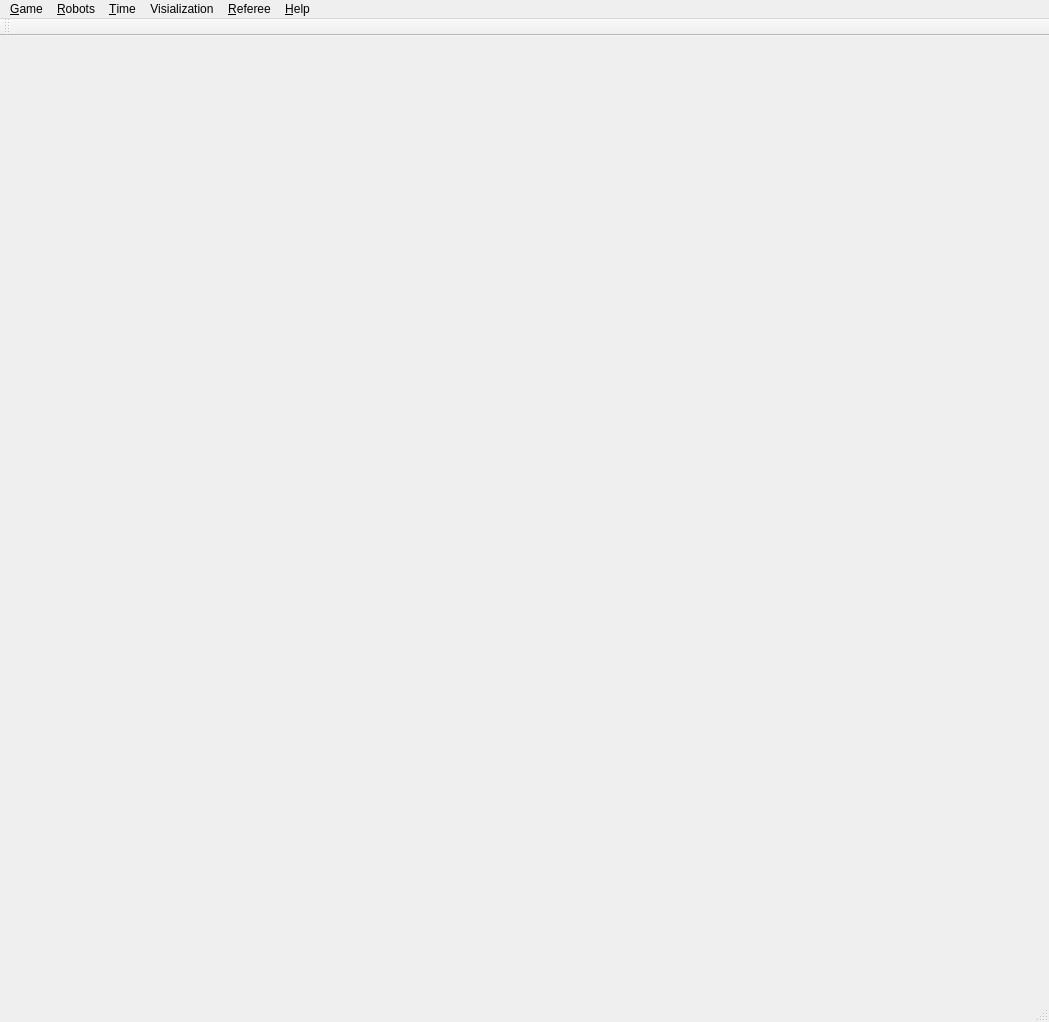
<?xml version="1.0" encoding="UTF-8"?>
<ui version="4.0">
 <class>MainWindow</class>
 <widget class="QMainWindow" name="MainWindow">
  <property name="geometry">
   <rect>
    <x>0</x>
    <y>0</y>
    <width>1049</width>
    <height>1022</height>
   </rect>
  </property>
  <property name="minimumSize">
   <size>
    <width>850</width>
    <height>600</height>
   </size>
  </property>
  <property name="windowTitle">
   <string>Sysmic Robotics</string>
  </property>
  <property name="windowIcon">
   <iconset>
    <normaloff>../../Downloads/search.png</normaloff>../../Downloads/search.png</iconset>
  </property>
  <widget class="QWidget" name="centralWidget"/>
  <widget class="QMenuBar" name="menuBar">
   <property name="geometry">
    <rect>
     <x>0</x>
     <y>0</y>
     <width>1049</width>
     <height>22</height>
    </rect>
   </property>
   <widget class="QMenu" name="menuGame">
    <property name="title">
     <string>&amp;Game</string>
    </property>
    <addaction name="action_Start"/>
   </widget>
   <widget class="QMenu" name="menukjdj">
    <property name="title">
     <string>&amp;Robots</string>
    </property>
   </widget>
   <widget class="QMenu" name="menuhdjk">
    <property name="title">
     <string>&amp;Time</string>
    </property>
   </widget>
   <widget class="QMenu" name="menujfdhs">
    <property name="title">
     <string>Visialization</string>
    </property>
    <addaction name="actionUse_camera"/>
    <addaction name="separator"/>
    <addaction name="actionUse_Grsim"/>
   </widget>
   <widget class="QMenu" name="menu_Help">
    <property name="title">
     <string>&amp;Help</string>
    </property>
   </widget>
   <widget class="QMenu" name="menuReferee">
    <property name="title">
     <string>&amp;Referee</string>
    </property>
   </widget>
   <addaction name="menuGame"/>
   <addaction name="menukjdj"/>
   <addaction name="menuhdjk"/>
   <addaction name="menujfdhs"/>
   <addaction name="menuReferee"/>
   <addaction name="menu_Help"/>
  </widget>
  <widget class="QToolBar" name="mainToolBar">
   <attribute name="toolBarArea">
    <enum>TopToolBarArea</enum>
   </attribute>
   <attribute name="toolBarBreak">
    <bool>false</bool>
   </attribute>
  </widget>
  <widget class="QStatusBar" name="statusBar"/>
  <action name="action_Start">
   <property name="text">
    <string>&amp;Start</string>
   </property>
  </action>
  <action name="actionUse_camera">
   <property name="checkable">
    <bool>true</bool>
   </property>
   <property name="text">
    <string>Use camera</string>
   </property>
   <property name="shortcut">
    <string>F5</string>
   </property>
  </action>
  <action name="actionUse_Grsim">
   <property name="text">
    <string>Use Grsim</string>
   </property>
   <property name="shortcut">
    <string>F6</string>
   </property>
  </action>
 </widget>
 <layoutdefault spacing="6" margin="11"/>
 <resources/>
 <connections/>
</ui>
